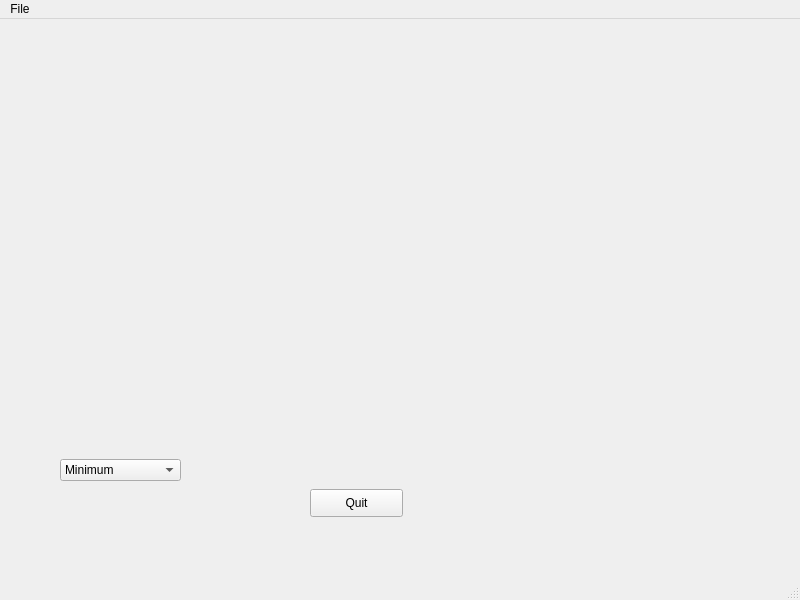
<?xml version="1.0" encoding="UTF-8"?>
<ui version="4.0">
 <class>MainWindow</class>
 <widget class="QMainWindow" name="MainWindow">
  <property name="geometry">
   <rect>
    <x>0</x>
    <y>0</y>
    <width>800</width>
    <height>600</height>
   </rect>
  </property>
  <property name="windowTitle">
   <string>MainWindow</string>
  </property>
  <widget class="QWidget" name="centralwidget">
   <widget class="QPushButton" name="pushButton_quit">
    <property name="geometry">
     <rect>
      <x>310</x>
      <y>470</y>
      <width>93</width>
      <height>28</height>
     </rect>
    </property>
    <property name="text">
     <string>Quit</string>
    </property>
   </widget>
   <widget class="PlotWidget" name="plot_widget" native="true">
    <property name="geometry">
     <rect>
      <x>60</x>
      <y>40</y>
      <width>681</width>
      <height>391</height>
     </rect>
    </property>
   </widget>
   <widget class="QComboBox" name="Ma_comboBox">
    <property name="geometry">
     <rect>
      <x>60</x>
      <y>440</y>
      <width>121</width>
      <height>22</height>
     </rect>
    </property>
    <item>
     <property name="text">
      <string>Minimum</string>
     </property>
    </item>
    <item>
     <property name="text">
      <string>Maximum</string>
     </property>
    </item>
    <item>
     <property name="text">
      <string>Moyenne</string>
     </property>
    </item>
    <item>
     <property name="text">
      <string>Ecart Type</string>
     </property>
    </item>
   </widget>
   <widget class="QLabel" name="Ma_label">
    <property name="geometry">
     <rect>
      <x>530</x>
      <y>470</y>
      <width>131</width>
      <height>31</height>
     </rect>
    </property>
    <property name="text">
     <string/>
    </property>
   </widget>
  </widget>
  <widget class="QMenuBar" name="menubar">
   <property name="geometry">
    <rect>
     <x>0</x>
     <y>0</y>
     <width>800</width>
     <height>26</height>
    </rect>
   </property>
   <widget class="QMenu" name="menuFile">
    <property name="title">
     <string>File</string>
    </property>
    <addaction name="actionOpen"/>
   </widget>
   <addaction name="menuFile"/>
  </widget>
  <widget class="QStatusBar" name="statusbar"/>
  <action name="actionOpen">
   <property name="text">
    <string>Open</string>
   </property>
  </action>
 </widget>
 <customwidgets>
  <customwidget>
   <class>PlotWidget</class>
   <extends>QWidget</extends>
   <header location="global">pyqtgraph</header>
   <container>1</container>
  </customwidget>
 </customwidgets>
 <resources/>
 <connections/>
</ui>
